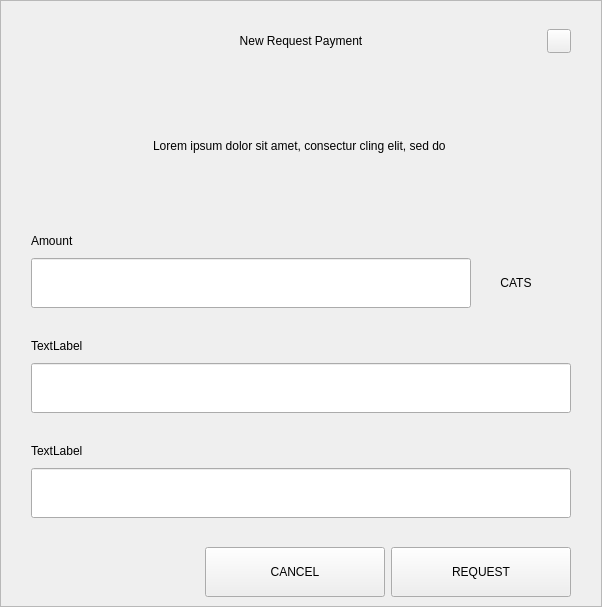
<?xml version="1.0" encoding="UTF-8"?>
<ui version="4.0">
 <class>RequestDialog</class>
 <widget class="QDialog" name="RequestDialog">
  <property name="geometry">
   <rect>
    <x>0</x>
    <y>0</y>
    <width>602</width>
    <height>607</height>
   </rect>
  </property>
  <property name="windowTitle">
   <string>Dialog</string>
  </property>
  <layout class="QVBoxLayout" name="verticalLayout_5">
   <property name="spacing">
    <number>0</number>
   </property>
   <property name="leftMargin">
    <number>0</number>
   </property>
   <property name="topMargin">
    <number>0</number>
   </property>
   <property name="rightMargin">
    <number>0</number>
   </property>
   <property name="bottomMargin">
    <number>0</number>
   </property>
   <item>
    <widget class="QFrame" name="frame">
     <property name="styleSheet">
      <string notr="true"/>
     </property>
     <property name="frameShape">
      <enum>QFrame::StyledPanel</enum>
     </property>
     <property name="frameShadow">
      <enum>QFrame::Raised</enum>
     </property>
     <layout class="QVBoxLayout" name="verticalLayout_4" stretch="1,0,0">
      <property name="spacing">
       <number>0</number>
      </property>
      <property name="leftMargin">
       <number>30</number>
      </property>
      <property name="topMargin">
       <number>20</number>
      </property>
      <property name="rightMargin">
       <number>30</number>
      </property>
      <property name="bottomMargin">
       <number>0</number>
      </property>
      <item>
       <layout class="QHBoxLayout" name="horizontalLayout_3">
        <property name="spacing">
         <number>0</number>
        </property>
        <item>
         <spacer name="horizontalSpacer_21">
          <property name="orientation">
           <enum>Qt::Horizontal</enum>
          </property>
          <property name="sizeHint" stdset="0">
           <size>
            <width>40</width>
            <height>20</height>
           </size>
          </property>
         </spacer>
        </item>
        <item>
         <widget class="QLabel" name="labelTitle">
          <property name="minimumSize">
           <size>
            <width>0</width>
            <height>40</height>
           </size>
          </property>
          <property name="maximumSize">
           <size>
            <width>16777215</width>
            <height>40</height>
           </size>
          </property>
          <property name="styleSheet">
           <string notr="true">padding-left:24px;</string>
          </property>
          <property name="text">
           <string>New Request Payment</string>
          </property>
          <property name="alignment">
           <set>Qt::AlignCenter</set>
          </property>
          <property name="margin">
           <number>7</number>
          </property>
         </widget>
        </item>
        <item>
         <spacer name="horizontalSpacer">
          <property name="orientation">
           <enum>Qt::Horizontal</enum>
          </property>
          <property name="sizeHint" stdset="0">
           <size>
            <width>40</width>
            <height>20</height>
           </size>
          </property>
         </spacer>
        </item>
        <item>
         <widget class="QPushButton" name="btnEsc">
          <property name="minimumSize">
           <size>
            <width>24</width>
            <height>24</height>
           </size>
          </property>
          <property name="maximumSize">
           <size>
            <width>24</width>
            <height>24</height>
           </size>
          </property>
          <property name="focusPolicy">
           <enum>Qt::NoFocus</enum>
          </property>
          <property name="text">
           <string/>
          </property>
         </widget>
        </item>
       </layout>
      </item>
      <item>
       <widget class="QStackedWidget" name="stack">
        <property name="minimumSize">
         <size>
          <width>540</width>
          <height>0</height>
         </size>
        </property>
        <property name="maximumSize">
         <size>
          <width>540</width>
          <height>16777215</height>
         </size>
        </property>
        <property name="currentIndex">
         <number>0</number>
        </property>
        <widget class="QWidget" name="page_1">
         <property name="minimumSize">
          <size>
           <width>540</width>
           <height>0</height>
          </size>
         </property>
         <property name="maximumSize">
          <size>
           <width>540</width>
           <height>16777215</height>
          </size>
         </property>
         <layout class="QVBoxLayout" name="layout1">
          <property name="spacing">
           <number>0</number>
          </property>
          <property name="leftMargin">
           <number>0</number>
          </property>
          <property name="topMargin">
           <number>0</number>
          </property>
          <property name="rightMargin">
           <number>0</number>
          </property>
          <property name="bottomMargin">
           <number>0</number>
          </property>
          <item>
           <spacer name="verticalSpacer_21">
            <property name="orientation">
             <enum>Qt::Vertical</enum>
            </property>
            <property name="sizeType">
             <enum>QSizePolicy::Fixed</enum>
            </property>
            <property name="sizeHint" stdset="0">
             <size>
              <width>20</width>
              <height>30</height>
             </size>
            </property>
           </spacer>
          </item>
          <item alignment="Qt::AlignHCenter">
           <widget class="QLabel" name="labelMessage">
            <property name="minimumSize">
             <size>
              <width>400</width>
              <height>50</height>
             </size>
            </property>
            <property name="text">
             <string>Lorem ipsum dolor sit amet, consectur cling elit, sed do </string>
            </property>
            <property name="alignment">
             <set>Qt::AlignCenter</set>
            </property>
            <property name="wordWrap">
             <bool>true</bool>
            </property>
           </widget>
          </item>
          <item alignment="Qt::AlignBottom">
           <widget class="QWidget" name="containerAmount" native="true">
            <layout class="QVBoxLayout" name="verticalLayout">
             <property name="spacing">
              <number>9</number>
             </property>
             <property name="leftMargin">
              <number>0</number>
             </property>
             <property name="topMargin">
              <number>0</number>
             </property>
             <property name="rightMargin">
              <number>0</number>
             </property>
             <property name="bottomMargin">
              <number>0</number>
             </property>
             <item>
              <widget class="QLabel" name="labelSubtitleAmount">
               <property name="minimumSize">
                <size>
                 <width>350</width>
                 <height>16</height>
                </size>
               </property>
               <property name="maximumSize">
                <size>
                 <width>16777215</width>
                 <height>16</height>
                </size>
               </property>
               <property name="text">
                <string>Amount</string>
               </property>
              </widget>
             </item>
             <item alignment="Qt::AlignTop">
              <widget class="QWidget" name="layoutAmount" native="true">
               <layout class="QHBoxLayout" name="horizontalLayout" stretch="2,0">
                <property name="spacing">
                 <number>0</number>
                </property>
                <property name="leftMargin">
                 <number>0</number>
                </property>
                <property name="topMargin">
                 <number>0</number>
                </property>
                <property name="rightMargin">
                 <number>0</number>
                </property>
                <property name="bottomMargin">
                 <number>0</number>
                </property>
                <item>
                 <widget class="QLineEdit" name="lineEditAmount">
                  <property name="minimumSize">
                   <size>
                    <width>0</width>
                    <height>50</height>
                   </size>
                  </property>
                  <property name="maximumSize">
                   <size>
                    <width>16777215</width>
                    <height>50</height>
                   </size>
                  </property>
                 </widget>
                </item>
                <item>
                 <widget class="QWidget" name="comboContainer" native="true">
                  <property name="minimumSize">
                   <size>
                    <width>100</width>
                    <height>50</height>
                   </size>
                  </property>
                  <property name="maximumSize">
                   <size>
                    <width>16777215</width>
                    <height>50</height>
                   </size>
                  </property>
                  <layout class="QHBoxLayout" name="horizontalLayout_31">
                   <property name="spacing">
                    <number>0</number>
                   </property>
                   <property name="leftMargin">
                    <number>0</number>
                   </property>
                   <property name="topMargin">
                    <number>0</number>
                   </property>
                   <property name="rightMargin">
                    <number>10</number>
                   </property>
                   <property name="bottomMargin">
                    <number>0</number>
                   </property>
                   <item>
                    <widget class="QLabel" name="comboBoxCoin">
                     <property name="text">
                      <string>CATS</string>
                     </property>
                     <property name="alignment">
                      <set>Qt::AlignCenter</set>
                     </property>
                    </widget>
                   </item>
                  </layout>
                 </widget>
                </item>
               </layout>
              </widget>
             </item>
            </layout>
           </widget>
          </item>
          <item>
           <spacer name="verticalSpacer_31">
            <property name="orientation">
             <enum>Qt::Vertical</enum>
            </property>
            <property name="sizeType">
             <enum>QSizePolicy::Fixed</enum>
            </property>
            <property name="sizeHint" stdset="0">
             <size>
              <width>20</width>
              <height>30</height>
             </size>
            </property>
           </spacer>
          </item>
          <item>
           <layout class="QVBoxLayout" name="verticalLayoutLabel">
            <property name="spacing">
             <number>9</number>
            </property>
            <item>
             <widget class="QLabel" name="labelSubtitleLabel">
              <property name="minimumSize">
               <size>
                <width>0</width>
                <height>16</height>
               </size>
              </property>
              <property name="maximumSize">
               <size>
                <width>16777215</width>
                <height>16</height>
               </size>
              </property>
              <property name="text">
               <string>TextLabel</string>
              </property>
             </widget>
            </item>
            <item>
             <widget class="QLineEdit" name="lineEditLabel">
              <property name="minimumSize">
               <size>
                <width>0</width>
                <height>50</height>
               </size>
              </property>
              <property name="maximumSize">
               <size>
                <width>16777215</width>
                <height>50</height>
               </size>
              </property>
             </widget>
            </item>
           </layout>
          </item>
          <item>
           <spacer name="verticalSpacer_34">
            <property name="orientation">
             <enum>Qt::Vertical</enum>
            </property>
            <property name="sizeType">
             <enum>QSizePolicy::Fixed</enum>
            </property>
            <property name="sizeHint" stdset="0">
             <size>
              <width>20</width>
              <height>30</height>
             </size>
            </property>
           </spacer>
          </item>
          <item>
           <layout class="QVBoxLayout" name="verticalLayoutDescription">
            <property name="spacing">
             <number>9</number>
            </property>
            <item>
             <widget class="QLabel" name="labelSubtitleDescription">
              <property name="minimumSize">
               <size>
                <width>0</width>
                <height>16</height>
               </size>
              </property>
              <property name="maximumSize">
               <size>
                <width>16777215</width>
                <height>16</height>
               </size>
              </property>
              <property name="text">
               <string>TextLabel</string>
              </property>
             </widget>
            </item>
            <item>
             <widget class="QLineEdit" name="lineEditDescription">
              <property name="minimumSize">
               <size>
                <width>0</width>
                <height>50</height>
               </size>
              </property>
              <property name="maximumSize">
               <size>
                <width>16777215</width>
                <height>50</height>
               </size>
              </property>
             </widget>
            </item>
            <item>
             <spacer name="verticalSpacer_4">
              <property name="orientation">
               <enum>Qt::Vertical</enum>
              </property>
              <property name="sizeType">
               <enum>QSizePolicy::Fixed</enum>
              </property>
              <property name="sizeHint" stdset="0">
               <size>
                <width>20</width>
                <height>20</height>
               </size>
              </property>
             </spacer>
            </item>
           </layout>
          </item>
         </layout>
        </widget>
        <widget class="QWidget" name="page_2">
         <layout class="QVBoxLayout" name="layout2">
          <item>
           <spacer name="verticalSpacer_5">
            <property name="orientation">
             <enum>Qt::Vertical</enum>
            </property>
            <property name="sizeType">
             <enum>QSizePolicy::Fixed</enum>
            </property>
            <property name="sizeHint" stdset="0">
             <size>
              <width>20</width>
              <height>50</height>
             </size>
            </property>
           </spacer>
          </item>
          <item alignment="Qt::AlignHCenter">
           <widget class="QLabel" name="labelQrImg">
            <property name="minimumSize">
             <size>
              <width>260</width>
              <height>260</height>
             </size>
            </property>
            <property name="maximumSize">
             <size>
              <width>260</width>
              <height>260</height>
             </size>
            </property>
            <property name="text">
             <string/>
            </property>
            <property name="alignment">
             <set>Qt::AlignCenter</set>
            </property>
           </widget>
          </item>
          <item>
           <spacer name="verticalSpacer_2">
            <property name="orientation">
             <enum>Qt::Vertical</enum>
            </property>
            <property name="sizeType">
             <enum>QSizePolicy::Fixed</enum>
            </property>
            <property name="sizeHint" stdset="0">
             <size>
              <width>20</width>
              <height>30</height>
             </size>
            </property>
           </spacer>
          </item>
          <item alignment="Qt::AlignHCenter">
           <widget class="QLabel" name="labelAddress">
            <property name="text">
             <string>A7VFR83SQbiezrW72hjcWJtcfip5krte2Z </string>
            </property>
           </widget>
          </item>
          <item>
           <spacer name="verticalSpacer_32">
            <property name="orientation">
             <enum>Qt::Vertical</enum>
            </property>
            <property name="sizeType">
             <enum>QSizePolicy::Expanding</enum>
            </property>
            <property name="sizeHint" stdset="0">
             <size>
              <width>20</width>
              <height>20</height>
             </size>
            </property>
           </spacer>
          </item>
          <item>
           <layout class="QHBoxLayout" name="horizontal">
            <property name="leftMargin">
             <number>20</number>
            </property>
            <property name="rightMargin">
             <number>20</number>
            </property>
            <property name="bottomMargin">
             <number>20</number>
            </property>
            <item>
             <spacer name="horizontalSpacer_4">
              <property name="orientation">
               <enum>Qt::Horizontal</enum>
              </property>
              <property name="sizeHint" stdset="0">
               <size>
                <width>40</width>
                <height>20</height>
               </size>
              </property>
             </spacer>
            </item>
            <item>
             <widget class="QPushButton" name="btnCopyAddress">
              <property name="minimumSize">
               <size>
                <width>180</width>
                <height>50</height>
               </size>
              </property>
              <property name="text">
               <string>COPY ADDRESS</string>
              </property>
             </widget>
            </item>
            <item>
             <widget class="QPushButton" name="btnCopyUrl">
              <property name="minimumSize">
               <size>
                <width>180</width>
                <height>50</height>
               </size>
              </property>
              <property name="text">
               <string>COPY URL</string>
              </property>
             </widget>
            </item>
            <item>
             <spacer name="horizontalSpacer_2">
              <property name="orientation">
               <enum>Qt::Horizontal</enum>
              </property>
              <property name="sizeHint" stdset="0">
               <size>
                <width>40</width>
                <height>20</height>
               </size>
              </property>
             </spacer>
            </item>
           </layout>
          </item>
         </layout>
        </widget>
       </widget>
      </item>
      <item>
       <widget class="QWidget" name="buttonsStack" native="true">
        <layout class="QHBoxLayout" name="horizontalLayout_5">
         <property name="leftMargin">
          <number>20</number>
         </property>
         <property name="rightMargin">
          <number>0</number>
         </property>
         <item>
          <spacer name="horizontalSpacer_41">
           <property name="orientation">
            <enum>Qt::Horizontal</enum>
           </property>
           <property name="sizeHint" stdset="0">
            <size>
             <width>40</width>
             <height>20</height>
            </size>
           </property>
          </spacer>
         </item>
         <item>
          <widget class="QPushButton" name="btnCancel">
           <property name="minimumSize">
            <size>
             <width>180</width>
             <height>50</height>
            </size>
           </property>
           <property name="focusPolicy">
            <enum>Qt::NoFocus</enum>
           </property>
           <property name="text">
            <string>CANCEL</string>
           </property>
          </widget>
         </item>
         <item>
          <widget class="QPushButton" name="btnSave">
           <property name="minimumSize">
            <size>
             <width>180</width>
             <height>50</height>
            </size>
           </property>
           <property name="focusPolicy">
            <enum>Qt::NoFocus</enum>
           </property>
           <property name="text">
            <string>REQUEST</string>
           </property>
          </widget>
         </item>
        </layout>
       </widget>
      </item>
     </layout>
    </widget>
   </item>
  </layout>
 </widget>
 <resources/>
 <connections/>
</ui>
